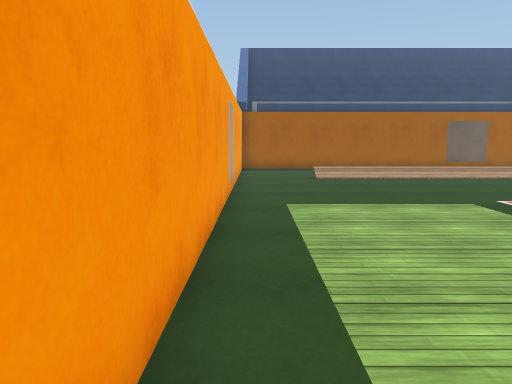
[1] (above)

20 first-person views from a walk through a scene from a Unity 3-D project. The camera is 1.4 m above the floor, tilts 8° down and sees 70° across. The floor is counted in squares, 1 m on a side. Each view is taken from the middle of a square. On the plan, view 1 faces up. The plan holds only what a view shows up to about 16 squares ahead; the rest is blank. The place goes on beyond the plan. The player is left out. Some surface patterns are stand-ins.

[2]
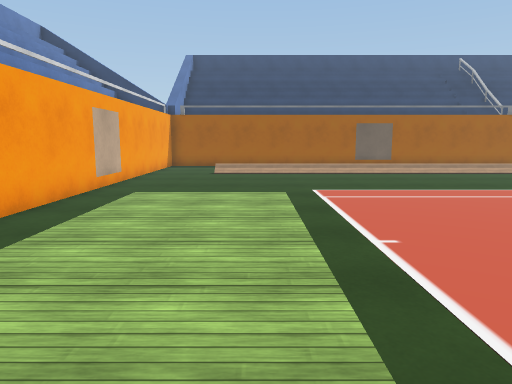

[3]
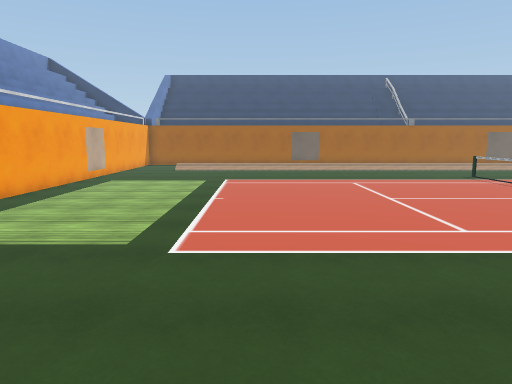

[4]
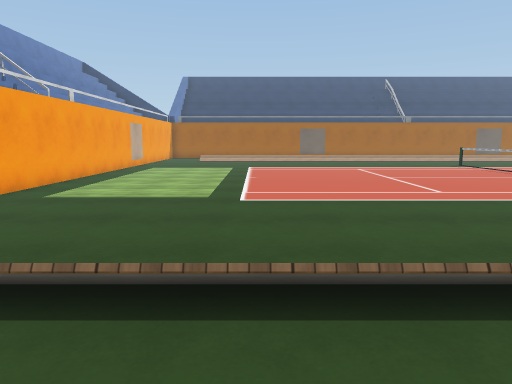

[5]
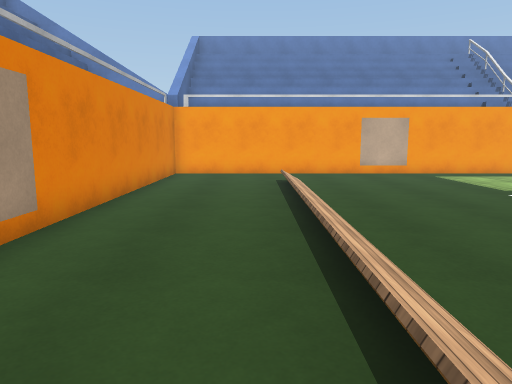

[6]
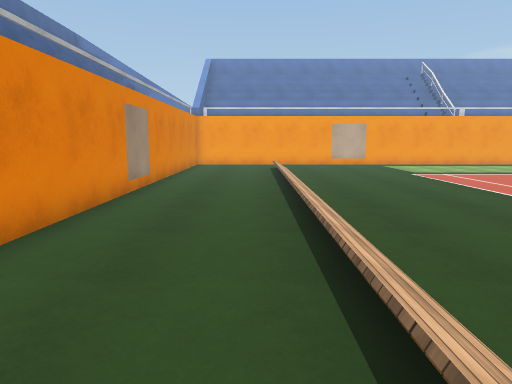

[7]
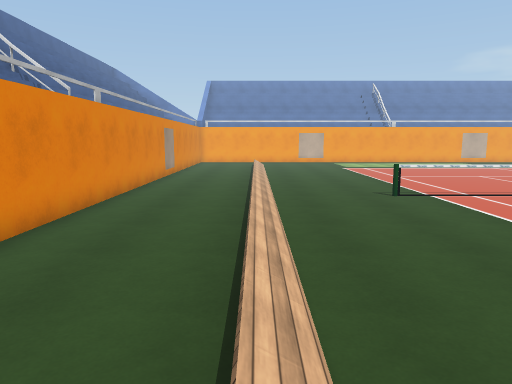

[8]
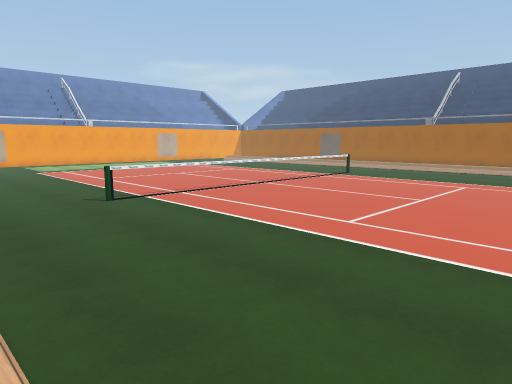

[9]
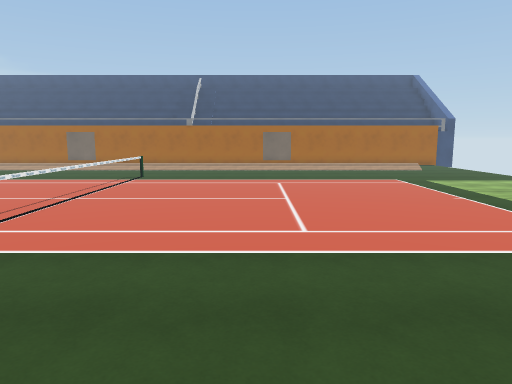

[10]
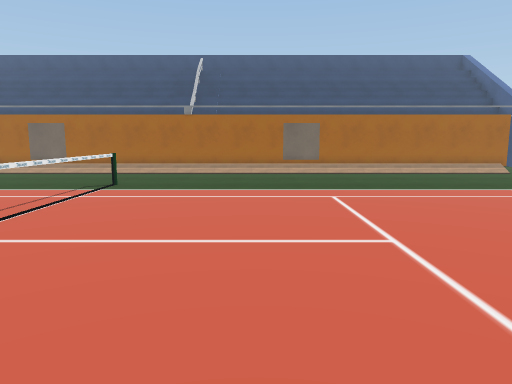

[11]
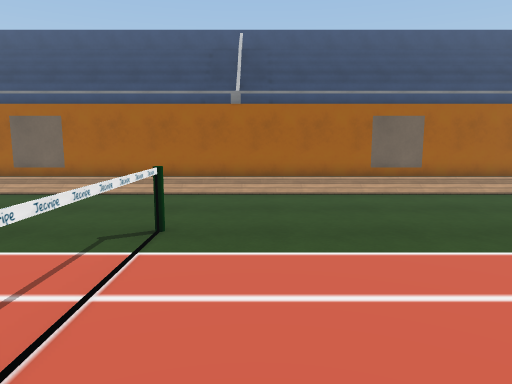

[12]
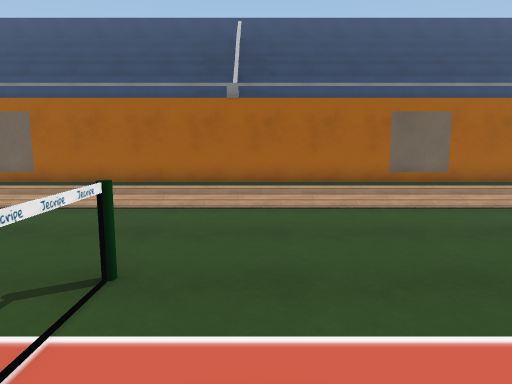

[13]
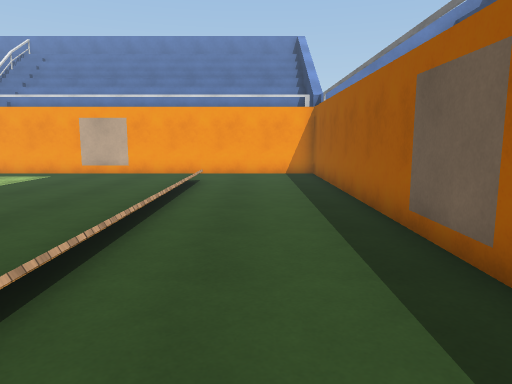

[14]
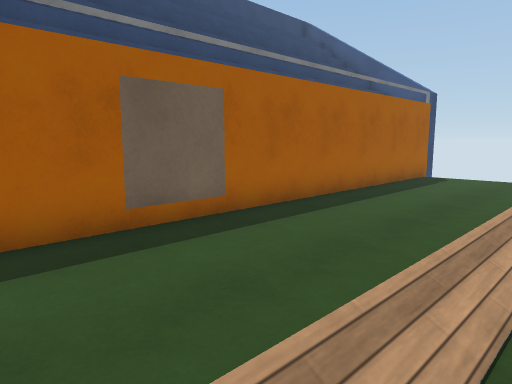

[15]
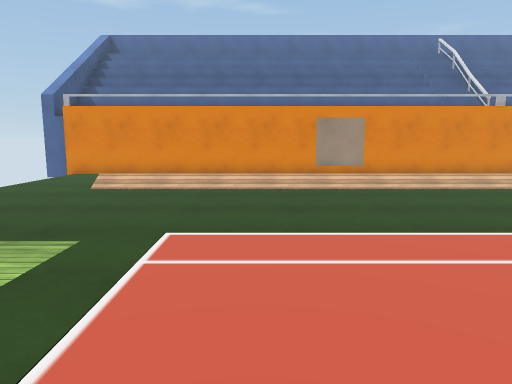

[16]
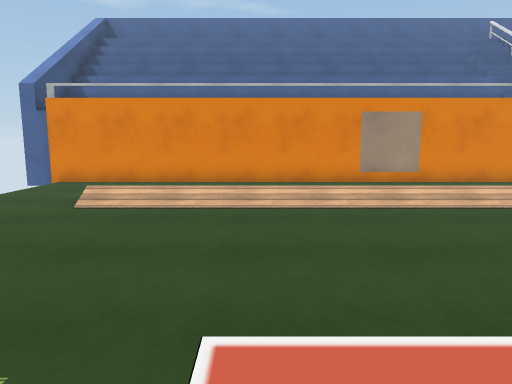

[17]
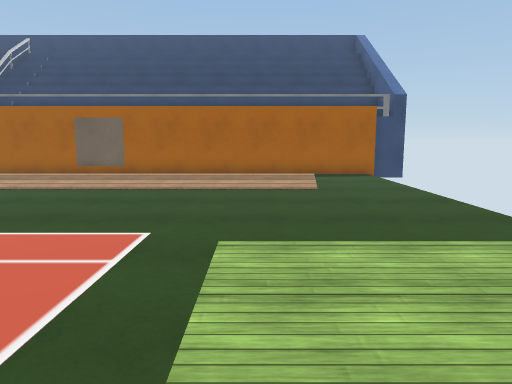

[18]
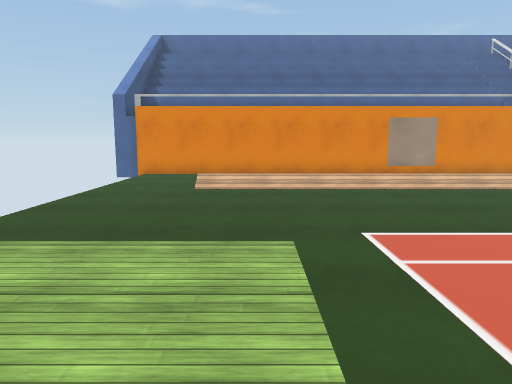

[19]
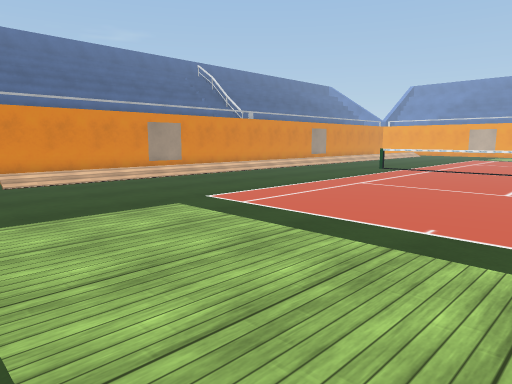

[20]
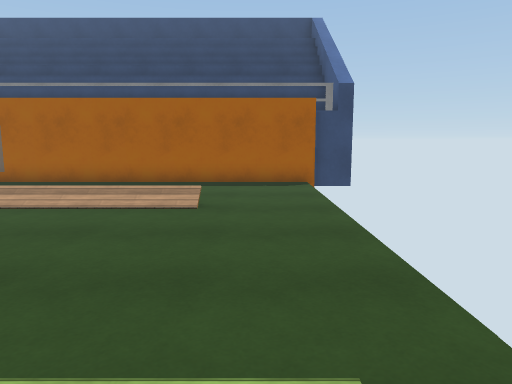

### Floor plan
Key: @ floor where view 1 was taken; # wall or solid block; . floor; / step, stairs or slope; = window, fence, low wall or low ledge; C cylinder.
Columns run from 1 left of view 1 to 36 right of it. Each row starts with its distance up from view 1.
 19 ######################################
 18 #..........##............##..........
 17 #.............. .....................
 16 #.............. .     ...............
 15 #..............       ...............
 14 #..////////////////////////////////..
 13 #....................................
 12 #....................................
 11 #....................................
 10 #............. ...C..................
  9 #............. ...#..................
  8 #.................=..................
  7 #.................=.................
  6 #.................=.................
  5 #.................=................ .
  4 #.................=.................
  3 #.................=..................
  2 #.................=..................
  1 #.................=.................
  0 #@................=.................
 -1 #.................=.................
 -2 #.................=..................
 -3 #.................=..................
 -4 #.................C..................
 -5 #....................................
 -6 #....................................
 -7 #....................................
 -8 #..////////////////////////////////..
 -9 #............................     ...
-10 #............................     ...
-11 #....................................
-12 #..........##............##..........
-13 ######################################

Positions as (right, up) in squares from view 1, and headings:
1: (0, 0), facing up
2: (4, -2), facing up
3: (7, -8), facing up
4: (6, -11), facing up
5: (15, -9), facing left
6: (21, -9), facing left
7: (29, -8), facing left
8: (28, -8), facing up-left
9: (23, -8), facing up
10: (22, -2), facing up
11: (19, 4), facing up
12: (19, 6), facing up
13: (15, 16), facing left
14: (21, 13), facing up-right
15: (28, 3), facing down
16: (29, 0), facing down
17: (31, 3), facing up
18: (31, 3), facing down
19: (35, 5), facing down-left
20: (34, 6), facing up
